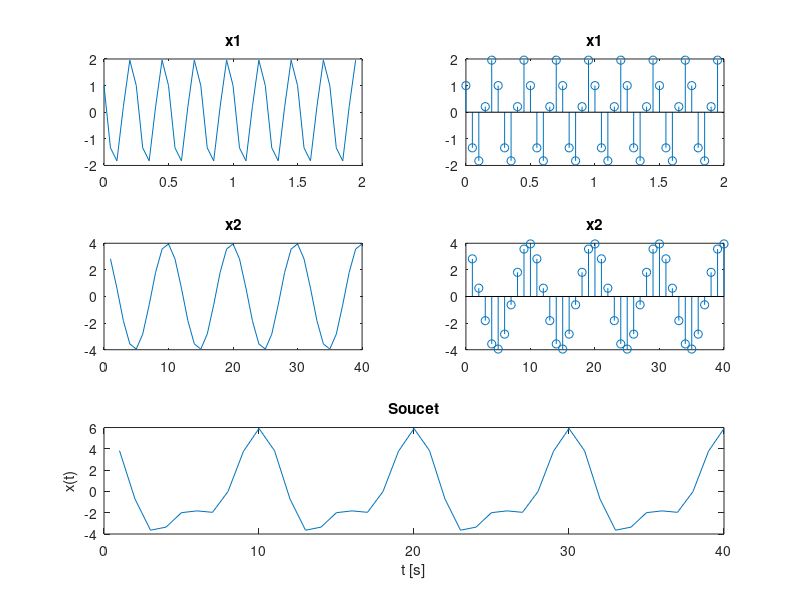

Write MATLAB code to recreate this figure.
clear all; clc; close all;


Fs = 20;
T = 2;
Ts = 1/Fs;
t = 0:Ts:T-Ts;

f1 = 4;
f2 = 2;

A1 = 2;
A2 = 4;

fi1 = pi/3;
fi2 = pi/4;
M = 0;

x1 = A1 * cos(2 * pi * f1 * t + fi1) + M;
x2 = A2 * cos(2 * pi * f2 * t + fi2) + M;
xSoucet = x1+x2;

subplot(3,2,1);
plot(t, x1);
title("x1");
subplot(3,2,2);
stem(t, x1);
title("x1");
subplot(3,2,3);
plot(x2);
title("x2")
subplot(3,2,4);
stem(x2);
title("x2");
subplot(3,1,3);
plot(xSoucet)
title("Soucet");
xlabel("t [s]")
ylabel("x(t)")